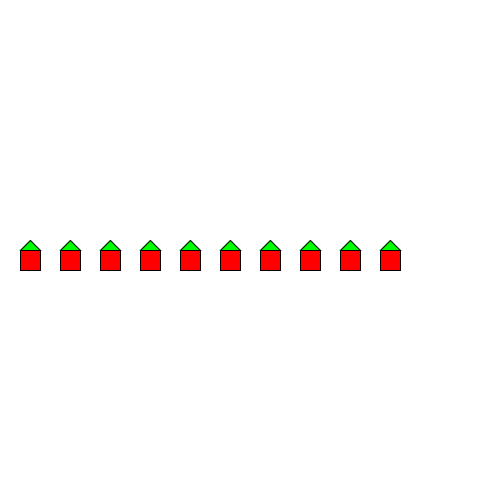
Frame 1 (no input)
Frame 60 (the mouse pressed at the canvas centre just before this capture): identical to frame 1, image omitted
Frame 120 (the mouse held since frame 60 and released just before this capture): identical to frame 1, image omitted

The Processing sketch that drew this single still picture (run headless with seeded random() and noise(); from frame 60 on, the mouse is pressed at the canvas centre):

// Processing sketch: array_of_houses
// ── array_of_houses.pde

//declare: I want an array, and I want this many objects in the list
House [] houses = new House [10]; 


void setup () {
  size (500, 500); 
  
  //initialize your objects 
  //the same as saying:
  // houses[0] = new House (random, random); 
  // houses[1] = new House (random, random); 
  // houses[2] = new House (random, random); 
  for (int i = 0; i < houses.length; i++) {
    houses[i] = new House (i * 40 + 20, height/2); 
  }
}

void draw() {
  
    background (255); 
    
    //this 
    for (int i = 0; i < houses.length; i++) {
      houses[i].drawHouse(); 
    }
  
    //houses[25].houseSize = int (random (0,20));
}


class House {
  int houseX, houseY, houseSize; 
  
  House (int tempHouseX, int tempHouseY) {
    
  houseX = tempHouseX; 
  houseY = tempHouseY; 
  houseSize = 20; 
  }
  
  void drawHouse () {
  fill (255, 0, 0); 
  rect (houseX, houseY, houseSize, houseSize); 
  fill (0, 255, 0); 
  triangle (houseX, houseY, houseX + houseSize/2, houseY - houseSize/2, houseX + houseSize, houseY); 
  }
  
  void setSize (int tempSize) {
    houseSize = tempSize; 
  }
  
  boolean isMouseOver () {
    if (mouseX > houseX && mouseX < houseX + houseSize) {
      setSize (30); 
      return true; 
    } else {
      setSize (100); 
      return false; 
    }
  }
  
  
  
}
